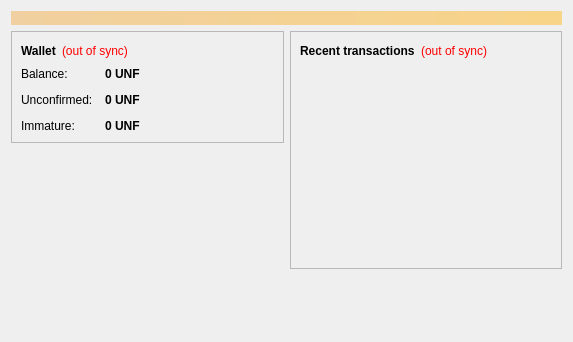
<?xml version="1.0" encoding="UTF-8"?>
<ui version="4.0">
 <class>OverviewPage</class>
 <widget class="QWidget" name="OverviewPage">
  <property name="geometry">
   <rect>
    <x>0</x>
    <y>0</y>
    <width>573</width>
    <height>342</height>
   </rect>
  </property>
  <property name="windowTitle">
   <string>Form</string>
  </property>
  <layout class="QVBoxLayout" name="topLayout">
   <item>
    <widget class="QLabel" name="labelAlerts">
     <property name="visible">
      <bool>false</bool>
     </property>
     <property name="styleSheet">
      <string notr="true">background-color: qlineargradient(x1: 0, y1: 0, x2: 1, y2: 0, stop:0 #F0D0A0, stop:1 #F8D488); color:#000000;</string>
     </property>
     <property name="wordWrap">
      <bool>true</bool>
     </property>
     <property name="margin">
      <number>3</number>
     </property>
    </widget>
   </item>
   <item>
    <layout class="QHBoxLayout" name="horizontalLayout" stretch="1,1">
     <item>
      <layout class="QVBoxLayout" name="verticalLayout_2">
       <item>
        <widget class="QFrame" name="frame">
         <property name="frameShape">
          <enum>QFrame::StyledPanel</enum>
         </property>
         <property name="frameShadow">
          <enum>QFrame::Raised</enum>
         </property>
         <layout class="QVBoxLayout" name="verticalLayout_4">
          <item>
           <layout class="QHBoxLayout" name="horizontalLayout_4">
            <item>
             <widget class="QLabel" name="label_5">
              <property name="font">
               <font>
                <weight>75</weight>
                <bold>true</bold>
               </font>
              </property>
              <property name="text">
               <string>Wallet</string>
              </property>
             </widget>
            </item>
            <item>
             <widget class="QLabel" name="labelWalletStatus">
              <property name="toolTip">
               <string>The displayed information may be out of date. Your wallet automatically synchronizes with the Unify network after a connection is established, but this process has not completed yet.</string>
              </property>
              <property name="styleSheet">
               <string notr="true">QLabel { color: red; }</string>
              </property>
              <property name="text">
               <string notr="true">(out of sync)</string>
              </property>
              <property name="alignment">
               <set>Qt::AlignLeading|Qt::AlignLeft|Qt::AlignVCenter</set>
              </property>
             </widget>
            </item>
            <item>
             <spacer name="horizontalSpacer_2">
              <property name="orientation">
               <enum>Qt::Horizontal</enum>
              </property>
              <property name="sizeHint" stdset="0">
               <size>
                <width>40</width>
                <height>20</height>
               </size>
              </property>
             </spacer>
            </item>
           </layout>
          </item>
          <item>
           <layout class="QFormLayout" name="formLayout_2">
            <property name="fieldGrowthPolicy">
             <enum>QFormLayout::AllNonFixedFieldsGrow</enum>
            </property>
            <property name="horizontalSpacing">
             <number>12</number>
            </property>
            <property name="verticalSpacing">
             <number>12</number>
            </property>
            <item row="0" column="0">
             <widget class="QLabel" name="label">
              <property name="text">
               <string>Balance:</string>
              </property>
             </widget>
            </item>
            <item row="0" column="1">
             <widget class="QLabel" name="labelBalance">
              <property name="font">
               <font>
                <weight>75</weight>
                <bold>true</bold>
               </font>
              </property>
              <property name="cursor">
               <cursorShape>IBeamCursor</cursorShape>
              </property>
              <property name="toolTip">
               <string>Your current balance</string>
              </property>
              <property name="text">
               <string notr="true">0 UNF</string>
              </property>
              <property name="textInteractionFlags">
               <set>Qt::LinksAccessibleByMouse|Qt::TextSelectableByKeyboard|Qt::TextSelectableByMouse</set>
              </property>
             </widget>
            </item>
            <item row="1" column="0">
             <widget class="QLabel" name="label_3">
              <property name="text">
               <string>Unconfirmed:</string>
              </property>
             </widget>
            </item>
            <item row="1" column="1">
             <widget class="QLabel" name="labelUnconfirmed">
              <property name="font">
               <font>
                <weight>75</weight>
                <bold>true</bold>
               </font>
              </property>
              <property name="cursor">
               <cursorShape>IBeamCursor</cursorShape>
              </property>
              <property name="toolTip">
               <string>Total of transactions that have yet to be confirmed, and do not yet count toward the current balance</string>
              </property>
              <property name="text">
               <string notr="true">0 UNF</string>
              </property>
              <property name="textInteractionFlags">
               <set>Qt::LinksAccessibleByMouse|Qt::TextSelectableByKeyboard|Qt::TextSelectableByMouse</set>
              </property>
             </widget>
            </item>
            <item row="2" column="0">
             <widget class="QLabel" name="labelImmatureText">
              <property name="text">
               <string>Immature:</string>
              </property>
             </widget>
            </item>
            <item row="2" column="1">
             <widget class="QLabel" name="labelImmature">
              <property name="font">
               <font>
                <weight>75</weight>
                <bold>true</bold>
               </font>
              </property>
              <property name="toolTip">
               <string>Mined balance that has not yet matured</string>
              </property>
              <property name="text">
               <string notr="true">0 UNF</string>
              </property>
              <property name="textInteractionFlags">
               <set>Qt::LinksAccessibleByMouse|Qt::TextSelectableByKeyboard|Qt::TextSelectableByMouse</set>
              </property>
             </widget>
            </item>
           </layout>
          </item>
         </layout>
        </widget>
       </item>
       <item>
        <spacer name="verticalSpacer">
         <property name="orientation">
          <enum>Qt::Vertical</enum>
         </property>
         <property name="sizeHint" stdset="0">
          <size>
           <width>20</width>
           <height>40</height>
          </size>
         </property>
        </spacer>
       </item>
      </layout>
     </item>
     <item>
      <layout class="QVBoxLayout" name="verticalLayout_3">
       <item>
        <widget class="QFrame" name="frame_2">
         <property name="frameShape">
          <enum>QFrame::StyledPanel</enum>
         </property>
         <property name="frameShadow">
          <enum>QFrame::Raised</enum>
         </property>
         <layout class="QVBoxLayout" name="verticalLayout">
          <item>
           <layout class="QHBoxLayout" name="horizontalLayout_2">
            <item>
             <widget class="QLabel" name="label_4">
              <property name="text">
               <string>&lt;b&gt;Recent transactions&lt;/b&gt;</string>
              </property>
             </widget>
            </item>
            <item>
             <widget class="QLabel" name="labelTransactionsStatus">
              <property name="toolTip">
               <string>The displayed information may be out of date. Your wallet automatically synchronizes with the Unify network after a connection is established, but this process has not completed yet.</string>
              </property>
              <property name="styleSheet">
               <string notr="true">QLabel { color: red; }</string>
              </property>
              <property name="text">
               <string notr="true">(out of sync)</string>
              </property>
              <property name="alignment">
               <set>Qt::AlignRight|Qt::AlignTrailing|Qt::AlignVCenter</set>
              </property>
             </widget>
            </item>
            <item>
             <spacer name="horizontalSpacer">
              <property name="orientation">
               <enum>Qt::Horizontal</enum>
              </property>
              <property name="sizeHint" stdset="0">
               <size>
                <width>40</width>
                <height>20</height>
               </size>
              </property>
             </spacer>
            </item>
           </layout>
          </item>
          <item>
           <widget class="QListView" name="listTransactions">
            <property name="styleSheet">
             <string notr="true">QListView { background: transparent; }</string>
            </property>
            <property name="frameShape">
             <enum>QFrame::NoFrame</enum>
            </property>
            <property name="verticalScrollBarPolicy">
             <enum>Qt::ScrollBarAlwaysOff</enum>
            </property>
            <property name="horizontalScrollBarPolicy">
             <enum>Qt::ScrollBarAlwaysOff</enum>
            </property>
            <property name="selectionMode">
             <enum>QAbstractItemView::NoSelection</enum>
            </property>
           </widget>
          </item>
         </layout>
        </widget>
       </item>
       <item>
        <spacer name="verticalSpacer_2">
         <property name="orientation">
          <enum>Qt::Vertical</enum>
         </property>
         <property name="sizeHint" stdset="0">
          <size>
           <width>20</width>
           <height>40</height>
          </size>
         </property>
        </spacer>
       </item>
      </layout>
     </item>
    </layout>
   </item>
  </layout>
 </widget>
 <resources/>
 <connections/>
</ui>
